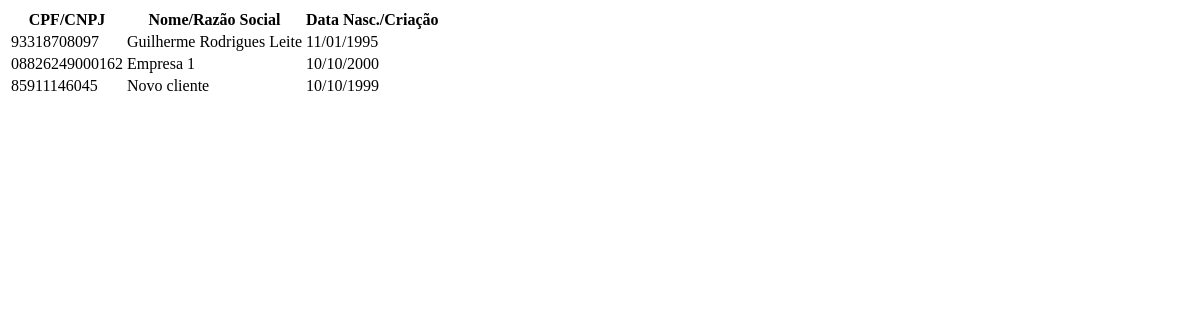
/tabelaclientes/, run on an earlier commit of the app's database.
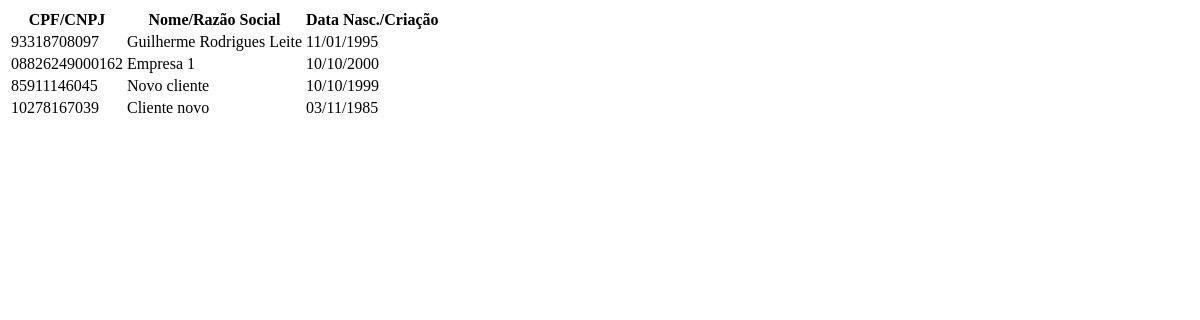
And on a later commit of the database.
### GestaoEvento/models.py (models this page shows)
class Entidade(models.Model):
    escolha_entidade = [
        ('U', 'Usuário'),
        ('C', 'Cliente'),
        ('P', 'Prestador'),]
    nome_razao = models.CharField(max_length=200)
    data_nascimento_criacao = models.DateField(null=True)
    cpf_cnpj = models.CharField(max_length=14)
    tipo = models.CharField(max_length=1, choices=escolha_entidade, default='C')
    excluido = models.BooleanField(default=False)
    login = models.CharField(max_length=200, default='')
    senha = models.CharField(max_length=200, default='')
    descricao_servico = models.CharField(max_length=200, default='')

### GestaoEvento/views.py (the view)
# urls.py: path('tabelaclientes/', views.TabelaClientes, name='TabelaClientes'),
def TabelaClientes(request):
    clientes = Entidade.objects.filter(tipo='C')
    return render(
        request,
        'Cliente/Tabela.html',
        {
            'clientes': clientes
        }
    )

### GestaoEvento/templates/Cliente/Tabela.html (shortened to what this page needs)
<table class="table">
    <thead>
        <tr>
            <th class="text-center">CPF/CNPJ</th>
            <th class="text-center">Nome/Razão Social</th>
            <th class="text-center">Data Nasc./Criação</th>
        </tr>
    </thead>
    <tbody>
        {% if clientes|length == 0 %}
        <tr>
            <td class="text-center" colspan="10">
                Sem itens para serem exibidos
            </td>
        </tr>
        {% else %}
            {% for cliente in clientes %}
            <tr>
                <td class="text-center">
                    {% if cliente.cpf_cnpj|length == 11%}
                    <span class="mask-cpf" >
                        {{ cliente.cpf_cnpj }}
                    </span>
                    {% else %}
                    <span class="mask-cnpj" >
                        {{ cliente.cpf_cnpj }}
                    </span>
                    {% endif %}
                </td>
                <td class="text-center">
                    {{ cliente.nome_razao }}
                </td>
                <td class="text-center">
                    {{ cliente.data_nascimento_criacao|date:"d/m/Y" }}
                </td>
            </tr>
            {% endfor %}
        {% endif %}
    </tbody>
</table>

What changed in the data, as far as the page shows it:
added Entidade: cpf_cnpj "10278167039", nome_razao "Cliente novo", data_nascimento_criacao "03/11/1985"
